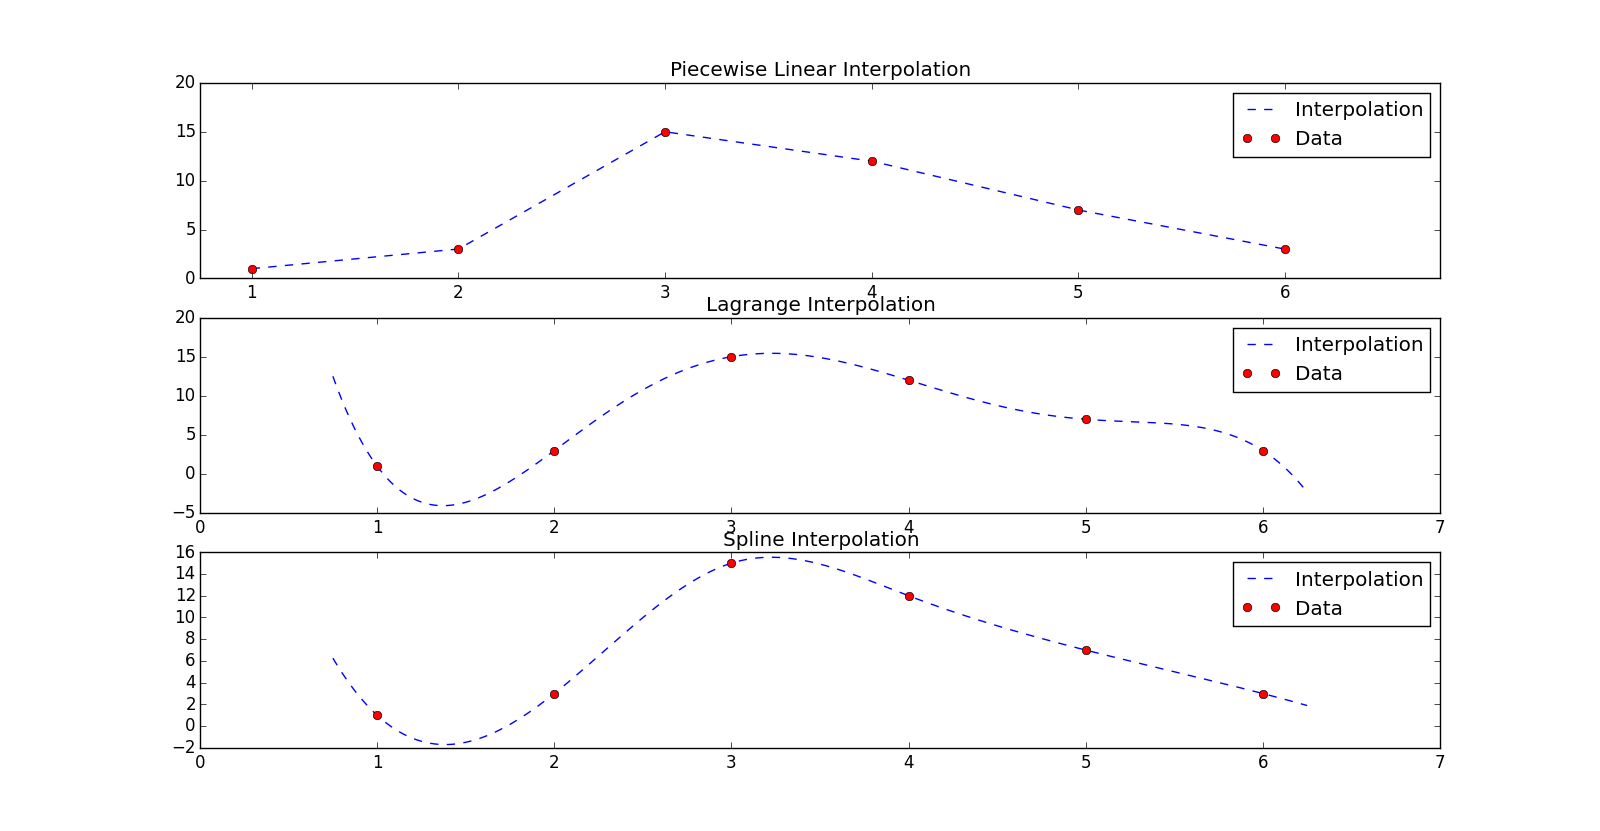

Python code for this plot:
import numpy as np
from scipy.interpolate import interp1d,lagrange,splev,splrep
import matplotlib.pyplot as pp

x = np.array([1.0, 2.0,  3.0,  4.0, 5.0, 6.0])
f = np.array([1.0, 3.0, 15.0, 12.0, 7.0, 3.0])
xp = np.linspace(0.75,6.25,1100)
xp1 = np.linspace(1.0,6.0,1000)
in1 = interp1d(x,f)
in2 = lagrange(x,f)
tck = splrep(x,f,s=0)
in3 = splev(xp,tck,der=0)

temp, axarr = pp.subplots(3, 1)
axarr[0].plot(xp1,in1(xp1),'b--',label='Interpolation')
axarr[0].plot(x,f,'ro',label='Data')
axarr[0].set_title('Piecewise Linear Interpolation')
axarr[0].legend(loc='upper right')
axarr[0].axis([0.75, 6.75,0,20])

axarr[1].plot(xp,in2(xp),'b--',label='Interpolation')
axarr[1].plot(x,f,'ro',label='Data')
axarr[1].set_title('Lagrange Interpolation')
axarr[1].legend(loc='upper right')

axarr[2].plot(xp,in3,'b--',label='Interpolation')
axarr[2].plot(x,f,'ro',label='Data')
axarr[2].set_title('Spline Interpolation')
axarr[2].legend(loc='upper right')

pp.show()
